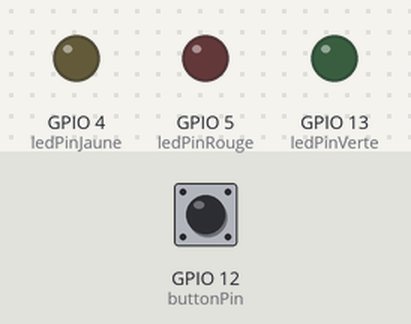
A sketch run on a simulated ESP8266 (NodeMCU). Parts: output pins drawn as LEDs (lit = HIGH). The inputs (shaded band) are chosen by the test bench; at power-on: GPIO 12 (buttonPin) LOW. WiFi joins after 1.5 s; servers stay silent unless stated; uploads are accepted with an empty reply; what the sketch prints to the serial monitor is not drawn.

Above: at 0.0 s.
At 6.7 s:
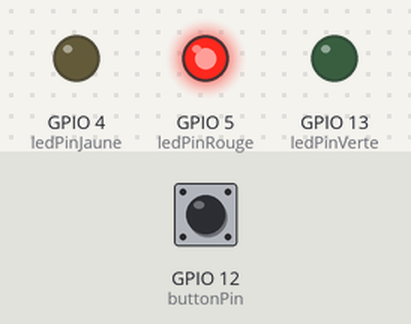
6.8 s: GPIO 12 (buttonPin) pulled HIGH for 2.3 s
At 8.4 s:
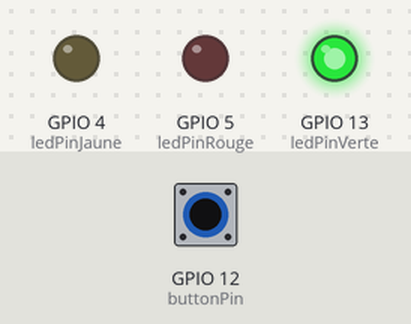
Timing chart, 0 to 11.5 s (numbered marks = the images above; inputs shaded):
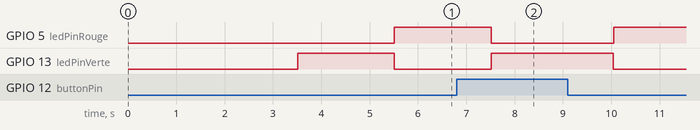

Measured:
- after the input at 6.8 s, GPIO 5 (ledPinRouge): HIGH → LOW after 0.71 s, → HIGH 2.5 s later; GPIO 13 (ledPinVerte): LOW → HIGH after 0.71 s, → LOW 2.5 s later

The sketch:

clientWifi.ino
```cpp
#include <ESP8266WiFi.h>

const char* ssid = "SFR_C1C8";
const char* password = "rsmoeumebrof7ortampl";

char* host = "httpbin.org";

const int buttonPin = 12;
const int ledPinJaune =  4;
const int ledPinVerte = 13;
const int ledPinRouge =  5;


static int buttonState = 0;


void setup() {
  Serial.begin(115200);
  delay(10);

  //Allumage de la led rouge pour indiquer que l'esp8266 n'est pas connecté au WiFi
  digitalWrite(ledPinRouge, HIGH);
  delay(2000);
  digitalWrite(ledPinRouge, LOW);

   //Paramétrage des PINs utilisés (entrée ou sortie)
  pinMode(ledPinJaune, OUTPUT);
  pinMode(ledPinVerte, OUTPUT);
  pinMode(ledPinRouge, OUTPUT);
  pinMode(buttonPin, INPUT);

  //Tentative de connection au WiFi avec le ssid et password
  Serial.println();
  Serial.println();
  Serial.print("Connecting to ");
  Serial.println(ssid);

  WiFi.begin(ssid, password);

  while (WiFi.status() != WL_CONNECTED) {
    delay(500);
    Serial.print(".");
  }

  Serial.println("");
  Serial.println("WiFi connected");
  Serial.println("IP address: ");
  Serial.println(WiFi.localIP());

  //Allumage de la led verte pour indiquer que l'esp8266 est connecté au WiFi
  digitalWrite(ledPinVerte, HIGH);
  delay(2000);
  digitalWrite(ledPinVerte, LOW);
}

void loop() {

  buttonState = digitalRead(buttonPin);

  if (buttonState == HIGH) {

    //Allumage de la led verte pour indiquer que l'on fait une requete
    digitalWrite(ledPinVerte, HIGH);

    Serial.print("connecting to ");
    Serial.println(host);

    // Utilisation de la classe WiFiClient pour créer une connexion TCP
    WiFiClient client;
    //Vérification de l'état de la connexion au serveur
    const int httpPort = 80;
    if (!client.connect(host, httpPort)) {
      Serial.println("connection failed");
      return;
    }

    //Creation d'une URL pour la requête
    String url = "/get";

    Serial.print("Requesting URL: ");
    Serial.println(url);

    //Envoie de la requête au serveur
    client.print(String("GET ") + url + " HTTP/1.1\r\n" +
                 "Host: " + host + "\r\n" +
                 "Connection: close\r\n\r\n");
    unsigned long timeout = millis();
    while (client.available() == 0) {
      if (millis() - timeout > 5000) {
        Serial.println(">>> Client Timeout !");
        client.stop();
        return;
      }
    }

    // Lecture de toutes les lignes retourner par le serveur et impression de ces dernière dans le port série
    while(client.available()){
      String line = client.readStringUntil('\r');
      Serial.print(line);
    }

    Serial.println();
    Serial.println("closing connection");

    //Extinction de la led verte
    digitalWrite(ledPinVerte, LOW);
  }
  else{
    Serial.println("Pas de requete a envoye");
    digitalWrite(ledPinRouge, HIGH);
    delay(2000);
    digitalWrite(ledPinRouge, LOW);
  }
}
```
